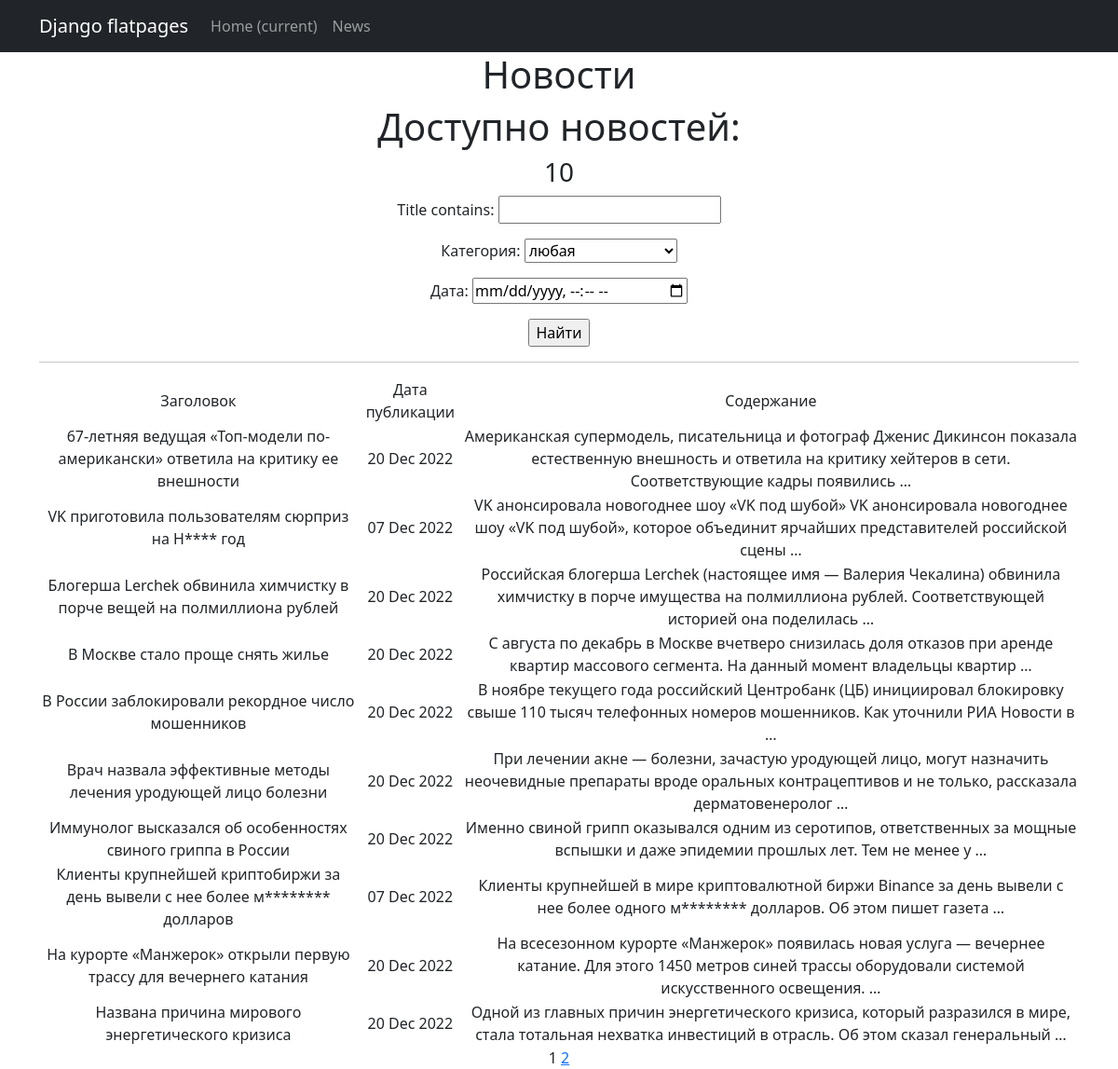
The app's page /news/search/ with its own data.
### News/models.py (models this page shows, shortened)
class Post(models.Model):
    author = models.ForeignKey(Author, on_delete=models.CASCADE)
    NEWS = 'NW'
    ARTICLE = 'AR'
    CATEGORY_CHOICES = (
        (NEWS, 'Новость'),
        (ARTICLE, 'Статья'),
    )
    categoryType = models.CharField(max_length=2, choices=CATEGORY_CHOICES, default=ARTICLE)
    dateCreation = models.DateTimeField(auto_now_add=True)
    added_at = models.DateTimeField(auto_now=True)
    postCategory = models.ManyToManyField(Category, through='PostCategory')
    title = models.CharField(max_length=128)
    text = models.TextField()
    rating = models.SmallIntegerField(default=0)

### News/views.py (the view)
# urls.py: path('search/', PostSearch.as_view(), name='post_search'),
class PostSearch(ListView):
    model = Post
    ordering = 'title'
    template_name = 'news_search.html'
    context_object_name = 'news'
    paginate_by = 10
    def get_queryset(self):
        queryset = super().get_queryset()
        self.filterset = PostFilter(self.request.GET, queryset)
        return self.filterset.qs
    def get_context_data(self, **kwargs):
        context = super().get_context_data(**kwargs)
        context['filterset'] = self.filterset
        return context

### News/templatetags/custom_filters.py (called while the page is built)
@register.filter
def censor(value):
    bad_words = ('новый', "R’n’B", 'блогер', 'адгезивные', 'миллиарда',)
    if not isinstance(value, str):
        raise TypeError(f'unresolved type "{type(value)}" expected type "str"')
    for word in value.split():
        if word.lower() in bad_words:
            value = value.replace(word, f'{word[0]}{"*" * (len(word) - 1)}')
    return value

### News/templatetags/custom_tags.py (called while the page is built)
@register.simple_tag(takes_context=True)
def url_replace(context, **kwargs):
    d = context['request'].GET.copy()
    for k, v in kwargs.items():
        d[k] = v
    return d.urlencode()

### templates/news_search.html (shortened to what this page needs)
{% extends 'flatpages/default.html' %}
{% load custom_filters %}
{% load custom_tags %}
{% block content %}
    <h1>Новости</h1>
    <h1>Доступно новостей:</h1>
    <h3>{{ news|length }}</h3>
    <form action="" method="get">
        {{ filterset.form.as_p }}
        <input type="submit" value="Найти" />
    </form>
    <hr>
    {% if news %}
        <table>
            <tr>
                <td>Заголовок</td>
                <td>Дата публикации</td>
                <td>Содержание</td>
            </tr>
            {% for id_news in news %}
            <tr>
                <td>{{ id_news.title|censor }}</td>
                <td>{{ id_news.dateCreation|date:'d M Y' }}</td>
                <td>{{ id_news.text|truncatewords:20|censor }}</td>
            </tr>
            {% endfor %}
        </table>
    {% else %}
        <h2>Новостей нет</h2>
    {% endif %}
    {{ page_obj.number }}
    {%  if page_obj.has_next %}
        <a href="?{% url_replace page=page_obj.next_page_number %}">{{ page_obj.next_page_number }}</a>
    {% endif %}
{% endblock content %}

### records on screen
Post: title|censor "67-летняя ведущая «Топ-модели по-американски» ответила на критику ее внешности", dateCreation "20 Dec 2022", text|censor "Американская супермодель, писательница и фотограф Дженис Дикинсон показала естественную внешность и ответила на критику хейтеров в сети. Соответствующие кадры появились …"
Post: title|censor "VK приготовила пользователям сюрприз на Н**** год", dateCreation "07 Dec 2022", text|censor "VK анонсировала новогоднее шоу «VK под шубой» VK анонсировала новогоднее шоу «VK под шубой», которое объединит ярчайших представителей российской сцены …"
Post: title|censor "Блогерша Lerchek обвинила химчистку в порче вещей на полмиллиона рублей", dateCreation "20 Dec 2022", text|censor "Российская блогерша Lerchek (настоящее имя — Валерия Чекалина) обвинила химчистку в порче имущества на полмиллиона рублей. Соответствующей историей она поделилась …"
Post: title|censor "В Москве стало проще снять жилье", dateCreation "20 Dec 2022", text|censor "С августа по декабрь в Москве вчетверо снизилась доля отказов при аренде квартир массового сегмента. На данный момент владельцы квартир …"
Post: title|censor "В России заблокировали рекордное число мошенников", dateCreation "20 Dec 2022", text|censor "В ноябре текущего года российский Центробанк (ЦБ) инициировал блокировку свыше 110 тысяч телефонных номеров мошенников. Как уточнили РИА Новости в …"
Post: title|censor "Врач назвала эффективные методы лечения уродующей лицо болезни", dateCreation "20 Dec 2022", text|censor "При лечении акне — болезни, зачастую уродующей лицо, могут назначить неочевидные препараты вроде оральных контрацептивов и не только, рассказала дерматовенеролог …"
Post: title|censor "Иммунолог высказался об особенностях свиного гриппа в России", dateCreation "20 Dec 2022", text|censor "Именно свиной грипп оказывался одним из серотипов, ответственных за мощные вспышки и даже эпидемии прошлых лет. Тем не менее у …"
Post: title|censor "Клиенты крупнейшей криптобиржи за день вывели с нее более м******** долларов", dateCreation "07 Dec 2022", text|censor "Клиенты крупнейшей в мире криптовалютной биржи Binance за день вывели с нее более одного м******** долларов. Об этом пишет газета …"
Post: title|censor "На курорте «Манжерок» открыли первую трассу для вечернего катания", dateCreation "20 Dec 2022", text|censor "На всесезонном курорте «Манжерок» появилась новая услуга — вечернее катание. Для этого 1450 метров синей трассы оборудовали системой искусственного освещения. …"
Post: title|censor "Названа причина мирового энергетического кризиса", dateCreation "20 Dec 2022", text|censor "Одной из главных причин энергетического кризиса, который разразился в мире, стала тотальная нехватка инвестиций в отрасль. Об этом сказал генеральный …"

### other values on screen
{{ news|length }} "10"
{{ page_obj.number }} "1"
{{ page_obj.next_page_number }} "2"
